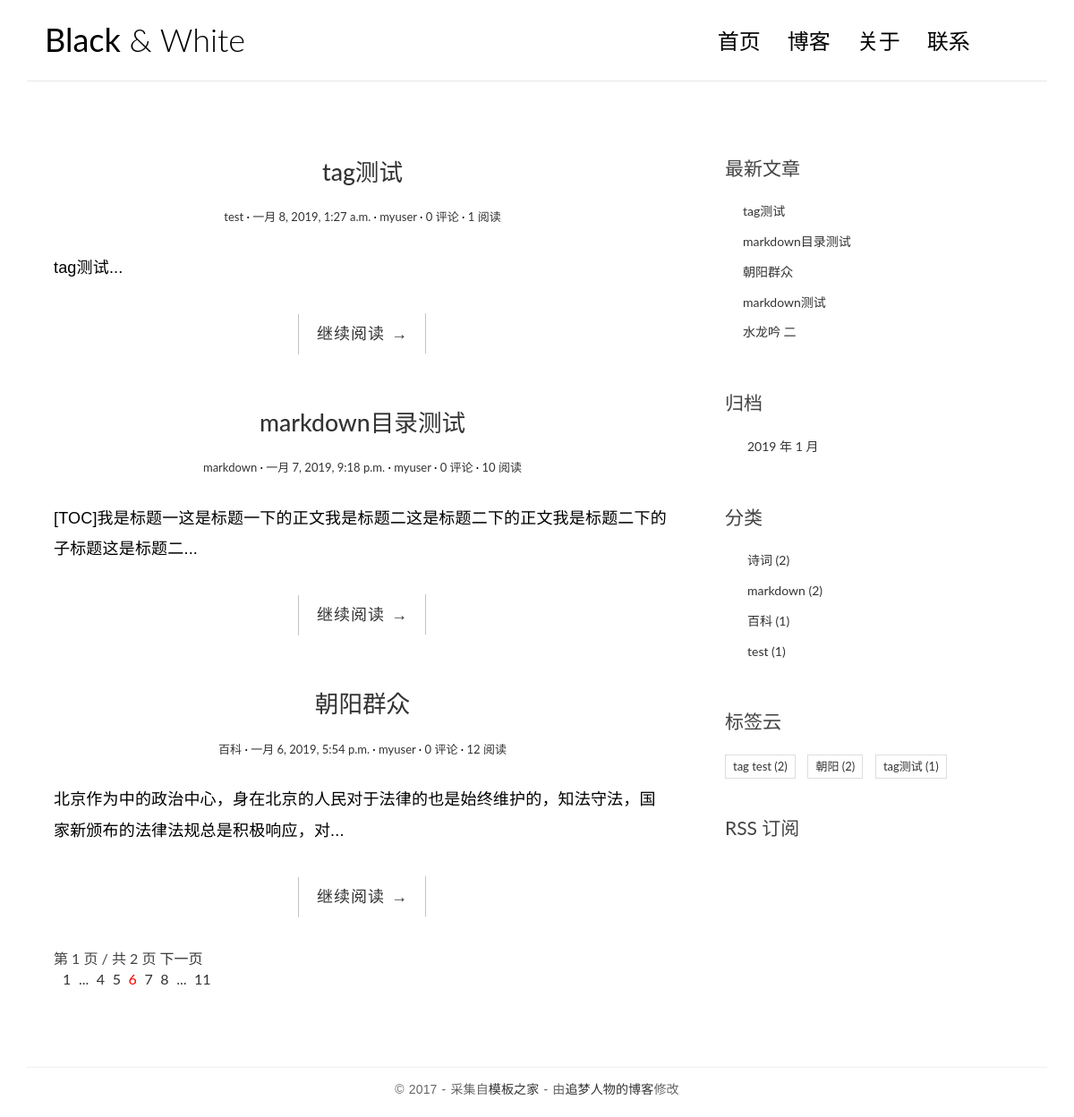
The page / on the database its author committed.
### blog/models.py (models this page shows, shortened)
class Post(models.Model):
    title = models.CharField(max_length=70)
    body = models.TextField()
    created_time = models.DateTimeField()
    modified_time = models.DateTimeField()
    excerpt = models.CharField(max_length=200, blank=True)
    views = models.PositiveIntegerField(default=0)
    category = models.ForeignKey(Category)
    tags = models.ManyToManyField(Tag, blank=True)
    author = models.ForeignKey(User)
    def get_absolute_url(self):
        return reverse('blog:detail', kwargs={'pk':self.pk})
    class Meta:
        ordering = ['-created_time']

class Category(models.Model):
    name = models.CharField(max_length=100)

class Tag(models.Model):
    name = models.CharField(max_length=100)

### blog/views.py (the view)
# urls.py: url(r'^$', views.IndexView.as_view(), name='index'),
class IndexView(ListView):
    model = Post
    template_name = 'blog/index.html'
    context_object_name = 'post_list'
    paginate_by = 3

### blog/templatetags/blog_tags.py (called while the page is built)
@register.simple_tag
def get_recent_posts(num=5):
    return Post.objects.all().order_by('-created_time')[:num]

@register.simple_tag
def archives():
    return Post.objects.dates('created_time', 'month', order='DESC')

@register.simple_tag
def get_categories():
    return Category.objects.annotate(num_posts=Count('post')).filter(num_posts__gt=0)

@register.simple_tag
def get_tags():
    return Tag.objects.annotate(num_posts=Count('post')).filter(num_posts__gt=0)

### templates/blog/index.html (shortened to what this page needs)
{% extends 'base.html' %}
{% block main%}
{% for post in post_list %}
<article class="post post-{{ post.pk}}">
    <header class="entry-header">
        <h1 class="entry-title">
            <a href="{{ post.get_absolute_url }}">{{ post.title }}</a>
        </h1>
        <div class="entry-meta">
            <span class="post-category"><a href="#">{{ post.category.name }}</a></span>
            <span class="post-date"><a href="#"><time class="entry-date"
                                                      datetime="{{ post.created_time}}">{{ post.created_time }}</time></a></span>
            <span class="post-author"><a href="#">{{ post.author }}</a></span>
            <span class="comments-link"><a href="#">{{ post.comment_set.count }} 评论</a></span>
            <span class="views-count"><a href="{{ post.get_absolute_url }}">{{ post.views }} 阅读</a></span>
        </div>
    </header>
    <div class="entry-content clearfix">
        <p>{{ post.excerpt }}...</p>
        <div class="read-more cl-effect-14">
            <a href="{{ post.get_absolute_url }}" class="more-link">继续阅读 <span class="meta-nav">→</span></a>
        </div>
    </div>
</article>
{% empty %}
<div class="no-post">暂时还没有发布的文章！</div>
{% endfor %}
<div class="pagination">
    {% if is_paginated %}
    <div class="pagination-simple">
        <span class="current">第 {{ page_obj.number }} 页 / 共 {{ paginator.num_pages }} 页</span>
        {% if page_obj.has_next %}
        <a href="?page={{ page_obj.next_page_number }}">下一页</a>
        {% endif %}
    </div>
    {% endif %}
    <ul>
        <li><a href="">1</a></li>
        <li><a href="">...</a></li>
        <li><a href="">4</a></li>
        <li><a href="">5</a></li>
        <li class="current"><a href="">6</a></li>
        <li><a href="">7</a></li>
        <li><a href="">8</a></li>
        <li><a href="">...</a></li>
        <li><a href="">11</a></li>
    </ul>
</div>
{% endblock main%}

### templates/base.html (shortened to what this page needs)
{% load staticfiles %}
{% load blog_tags %}
<!DOCTYPE html>
<html>
<head>
    <link rel="stylesheet" href="{% static 'blog/css/bootstrap.min.css' %}">
    <link rel="stylesheet" href="http://code.ionicframework.com/ionicons/2.0.1/css/ionicons.min.css">
    <link rel="stylesheet" href="{% static 'blog/css/pace.css' %}">
    <link rel="stylesheet" href="{% static 'blog/css/custom.css' %}">
    <link rel="stylesheet" href="{% static 'blog/css/highlights/github.css' %}">
</head>
<body>
<div class="container">
    <header id="site-header">
        <div class="row">
            <div class="col-md-4 col-sm-5 col-xs-8">
                <div class="logo">
                    <h1><a href="{% url 'blog:index' %}"><b>Black</b> &amp; White</a></h1>
                </div>
            </div>
            <div class="col-md-8 col-sm-7 col-xs-4">
                <nav class="main-nav" role="navigation">
                    <div class="collapse navbar-collapse" id="bs-example-navbar-collapse-1">
                        <ul class="nav navbar-nav navbar-right">
                            <li class="cl-effect-11"><a href="index.html" data-hover="首页">首页</a></li>
                            <li class="cl-effect-11"><a href="full-width.html" data-hover="博客">博客</a></li>
                            <li class="cl-effect-11"><a href="about.html" data-hover="关于">关于</a></li>
                            <li class="cl-effect-11"><a href="contact.html" data-hover="联系">联系</a></li>
                        </ul>
                    </div>
                </nav>
            </div>
        </div>
    </header>
</div>
<div class="content-body">
    <div class="container">
        <div class="row">
            <main class="col-md-8">
                {% block main %}
                {% endblock main %}
            </main>
            <aside class="col-md-4">
                <div class="widget widget-recent-posts">
                    <h3 class="widget-title">最新文章</h3>
                    {% get_recent_posts as recent_post_list %}
                    <ul>
                        {% for post in recent_post_list %}
                        <li>
                            <a href="{{ post.get_absolute_url }}">{{ post.title }}</a>
                        </li>
                        {% empty %}
                        暂无文章！
                        {% endfor %}
                    </ul>
                </div>
                <div class="widget widget-archives">
                    <h3 class="widget-title">归档</h3>
                    {% archives as date_list %}
                    <ul>
                        {% for date in date_list %}
                        <li>
                            <a href="{% url 'blog:archives' date.year date.month %}">
                                {{ date.year }} 年 {{ date.month }} 月
                            </a>
                        </li>
                        {% empty %}
                        暂无归档！
                        {% endfor %}
                    </ul>
                </div>
                <div class="widget widget-category">
                    <h3 class="widget-title">分类</h3>
                    {% get_categories as category_list %}
                    <ul>
                        {% for category in category_list %}
                        <li>
                            <a href="{% url 'blog:category' category.pk %}">{{ category.name }}
                                <span class="post_count">({{ category.num_posts }})</span>
                            </a>
                        </li>
                        {% empty %}
                        暂无分类！
                        {% endfor %}
                    </ul>
                </div>
                <div class="widget widget-tag-cloud">
                    <h3 class="widget-title">标签云</h3>
                    {% get_tags as tag_list %}
                    <ul>
                        {% for tag in tag_list %}
                        <li>
                            <a href="{% url 'blog:tag' tag.pk %}">{{ tag.name }}
                                <span class="post_count">({{ tag.num_posts }})</span>
                            </a>
                        </li>
                        {% empty %}
                        暂无分类！
                        {% endfor %}
                </div>
                <div class="rss">
                    <a href="{% url 'rss' %}"> RSS 订阅</a>
                </div>
            </aside>
        </div>
    </div>
</div>
<footer id="site-footer">
    <div class="container">
        <div class="row">
            <div class="col-md-12">
                <p class="copyright">&copy 2017 - 采集自<a href="http://www.cssmoban.com/"
                                                        target="_blank" title="模板之家">模板之家</a>
                    - 由<a href="http://zmrenwu.com/" title="网页模板" target="_blank">追梦人物的博客</a>修改
                </p>
            </div>
        </div>
    </div>
</footer>
</body>
</html>

### blog/static/blog/css/custom.css (style rules this page uses)
* { outline: none; }
h1, h2, h3, h4, h5, h6 { margin-top: 0; }
b { font-weight: 400; }
a { color: #333; }
body { color: #444; font-family: 'Lato', sans-serif; }
p { font-family: 'Ubuntu', sans-serif; font-weight: 400; word-spacing: 1px; letter-spacing: 0.01em; }
#site-header { background-color: #FFF; padding: 25px 20px; margin-bottom: 40px; border-bottom: 1px solid #e7e7e7; }
.logo h1 a { color: #000; }
.logo h1 { margin: 0; font-family: 'Lato', sans-serif; font-weight: 300; }
.main-nav { margin-top: 11px; max-width: 95%; }
.main-nav a { color: #000000 !important; padding: 0 0 5px 0 !important; margin-right: 30px; font-family: 'Lato', sans-serif; font-weight: 300; font-size: 24px; }
.cl-effect-11 a { padding: 10px 0; color: #0972b4; text-shadow: none; }
.cl-effect-11 a::before { position: absolute; top: 0; left: 0; overflow: hidden; padding: 0 0 5px 0 !important; max-width: 0; border-bottom: 1px solid #000; color: #000; content: attr(data-hover); white-space: nowrap; -webkit-transition: max-width 0.5s; -moz-transition: max-width 0.5s; transition: max-width 0.5s; }
.content-body { padding-bottom: 4em; }
.post { background: #fff; padding: 30px 30px 0; }
.entry-title { text-align: center; font-size: 1.9em; margin-bottom: 20px; line-height: 1.6; padding: 10px 20px 0; }
.entry-meta { text-align: center; color: #DDDDDD; font-size: 13px; margin-bottom: 30px; }
.entry-content { font-size: 18px; line-height: 1.9; font-weight: 300; color: #000; }
.post-category::after, .post-date::after, .post-author::after, .comments-link::after { content: ' ·'; color: #000; }
.read-more { font-family: 'Ubuntu', sans-serif; font-weight: 400; word-spacing: 1px; letter-spacing: 0.01em; text-align: center; margin-top: 20px; }
.cl-effect-14 a { padding: 0 20px; height: 45px; line-height: 45px; position: relative; display: inline-block; margin: 15px 25px; letter-spacing: 1px; font-weight: 400; text-shadow: 0 0 1px rgba(255, 255, 255, 0.3); }
.cl-effect-14 a::before, .cl-effect-14 a::after { position: absolute; width: 45px; height: 1px; background: #C3C3C3; content: ''; -webkit-transition: all 0.3s; -moz-transition: all 0.3s; transition: all 0.3s; pointer-events: none; }
.cl-effect-14 a::before { top: 0; left: 0; -webkit-transform: rotate(90deg); -moz-transform: rotate(90deg); transform: rotate(90deg); -webkit-transform-origin: 0 0; -moz-transform-origin: 0 0; transform-origin: 0 0; }
.cl-effect-14 a::after { right: 0; bottom: 0; -webkit-transform: rotate(90deg); -moz-transform: rotate(90deg); transform: rotate(90deg); -webkit-transform-origin: 100% 0; -moz-transform-origin: 100% 0; transform-origin: 100% 0; }
.widget { background: #fff; padding: 30px 0 0; }
.widget-title { font-size: 1.5em; margin-bottom: 20px; line-height: 1.6; padding: 10px 0 0; font-weight: 400; }
.widget-recent-posts ul { padding: 0; margin: 0; padding-left: 20px; }
.widget-recent-posts ul li { list-style-type: none; position: relative; line-height: 170%; margin-bottom: 10px; }
.widget-recent-posts ul li::before { content: '\f3d3'; font-family: "Ionicons"; position: absolute; left: -17px; top: 3px; font-size: 16px; color: #000; }
.widget-archives ul { padding: 0; margin: 0; padding-left: 25px; }
.widget-archives ul li { list-style-type: none; position: relative; line-height: 170%; margin-bottom: 10px; }
.widget-archives ul li::before { content: '\f3f3'; font-family: "Ionicons"; position: absolute; left: -25px; top: 1px; font-size: 16px; color: #000; }
.widget-category ul { padding: 0; margin: 0; padding-left: 25px; }
.widget-category ul li { list-style-type: none; position: relative; line-height: 170%; margin-bottom: 10px; }
.widget-category ul li::before { content: '\f3fe'; font-family: "Ionicons"; position: absolute; left: -25px; top: 1px; font-size: 18px; color: #000; }
.widget-tag-cloud ul { padding: 0; margin: 0; margin-right: -10px; }
.widget-tag-cloud ul li { list-style-type: none; font-size: 13px; display: inline-block; margin-right: 10px; margin-bottom: 10px; padding: 3px 8px; border: 1px solid #ddd; }
.rss { font-size: 21px; margin-top: 30px; }
.rss a { color: #444; }
#site-footer { padding-top: 10px; padding: 0 0 1.5em 0; }
.copyright { text-align: center; padding-top: 1em; margin: 0; border-top: 1px solid #eee; color: #666; }
.pagination-simple { padding-left: 30px; font-size: 16px; }
.pagination ul { list-style: none; }
.pagination ul li { display: inline-block; font-size: 16px; margin-right: 5px; }
.current a { color: red; }

### rows shown on the page
Post: title "tag测试", category.name "test", created_time "一月 8, 2019, 1:27 a.m.", author "myuser", comment_set.count "0", views "1", excerpt "tag测试"
Post: title "markdown目录测试", category.name "markdown", created_time "一月 7, 2019, 9:18 p.m.", author "myuser", comment_set.count "0", views "10", excerpt "[TOC]我是标题一这是标题一下的正文我是标题二这是标题二下的正文我是标题二下的子标题这是标题二"
Post: title "朝阳群众", category.name "百科", created_time "一月 6, 2019, 5:54 p.m.", author "myuser", comment_set.count "0", views "12", excerpt "北京作为中的政治中心，身在北京的人民对于法律的也是始终维护的，知法守法，国家新颁布的法律法规总是积极响应，对"
Post: title "markdown测试"
Post: title "水龙吟 二"
Category: name "诗词", num_posts "2"
Category: name "markdown", num_posts "2"
Category: name "百科", num_posts "1"
Category: name "test", num_posts "1"
Tag: name "tag test", num_posts "2"
Tag: name "朝阳", num_posts "2"
Tag: name "tag测试", num_posts "1"

### other values the page prints
{{ page_obj.number }} "1"
{{ paginator.num_pages }} "2"
{{ date.year }} "2019"
{{ date.month }} "1"
